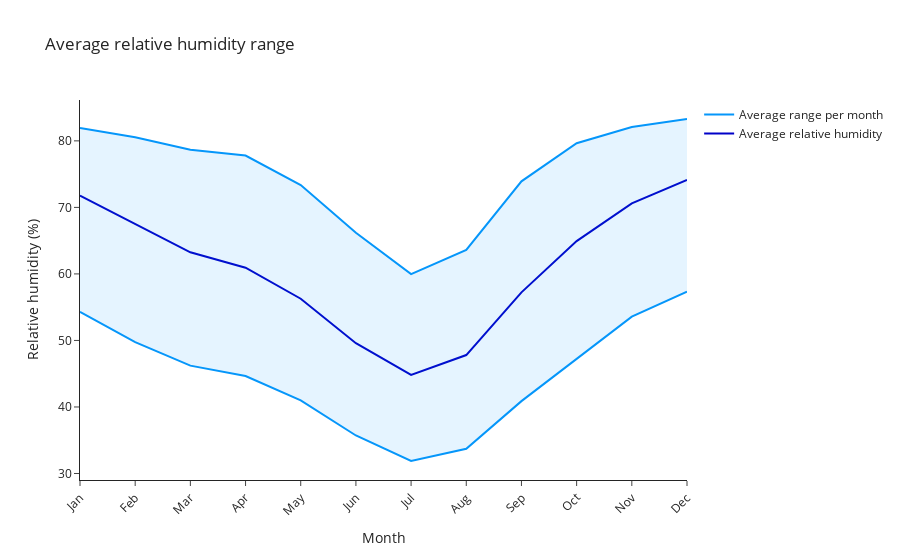

Here is the notebook cell this chart was saved with:
### Markdown cell above
This figure shows the average temperature for each month complemented by the average temperature range per month. Meaning: the top line shows the average maximum temperature of each month Same goes for the bottom line. Keep in mind that this is an average, maximum temperature can be outside of the shown range. 
When the range reaches or below, a blue line highlights the freezing temperature.

### Code cell
# Create a DataFrame from the DataArrays
df = pd.DataFrame({
    'month': avg_rh.month.values,
    'avg_rh': avg_rh.values,
    'max_rh': mean_max_rh.values,
    'min_rh': mean_min_rh.values
})

# Create a line chart for average rel humidity
fig = go.Figure()

fig.add_trace(go.Scatter(x=df['month'], y=df['avg_rh'], 
                         mode='lines', 
                         name='Average relative humidity', 
                         line_color='rgb(0, 0, 200)')
                         )

# Add a line chart for max rel humidity
fig.add_trace(go.Scatter(x=df['month'], y=df['max_rh'], 
                         mode='lines',
                         name='Average range per month', 
                         line_color='rgb(5, 150, 250)')
                         )

# Add a line chart for min rel humidity
fig.add_trace(go.Scatter(x=df['month'], y=df['min_rh'], 
                         mode='lines', 
                         name='Min realtive humidity', 
                         line_color='rgb(5, 150, 250)', 
                         fill='tonexty', 
                         fillcolor = 'rgba(5, 150, 250, 0.1)', 
                         showlegend=False)
                         )


# Set the layout
# fig.update_yaxes(range=[0, max(df['max_rh'].values)])

fig.update_layout(
    title='Average relative humidity range',
    
    yaxis=dict(title='Relative humidity (%)'),
    xaxis=dict(
        title='Month',
        tickmode='array',
        tickvals=df['month'],
        ticktext=['Jan', 'Feb', 'Mar', 'Apr', 'May', 'Jun', 'Jul', 'Aug', 'Sep', 'Oct', 'Nov', 'Dec'],
        tickangle=-45
    ),
    template='simple_white'
)
# Show the figure

fig.update_traces(hovertemplate='%{x}: %{y:.0f} % <extra></extra>')
fig.show()

### Figure 1 — Plotly figure (JSON) as saved in the notebook; plotly's stock layout.template omitted (floating-point values rounded to 4 significant figures)
{"data": [{"hovertemplate": "%{x}: %{y:.0f} % <extra></extra>", "line": {"color": "rgb(0, 0, 200)"}, "mode": "lines", "name": "Average relative humidity", "type": "scatter", "x": [1, 2, 3, 4, 5, 6, 7, 8, 9, 10, 11, 12], "y": [71.77, 67.54, 63.25, 60.93, 56.27, 49.58, 44.83, 47.8, 57.23, 64.94, 70.61, 74.13]}, {"hovertemplate": "%{x}: %{y:.0f} % <extra></extra>", "line": {"color": "rgb(5, 150, 250)"}, "mode": "lines", "name": "Average range per month", "type": "scatter", "x": [1, 2, 3, 4, 5, 6, 7, 8, 9, 10, 11, 12], "y": [81.95, 80.56, 78.65, 77.79, 73.36, 66.19, 59.98, 63.6, 73.91, 79.65, 82.07, 83.29]}, {"fill": "tonexty", "fillcolor": "rgba(5, 150, 250, 0.1)", "hovertemplate": "%{x}: %{y:.0f} % <extra></extra>", "line": {"color": "rgb(5, 150, 250)"}, "mode": "lines", "name": "Min realtive humidity", "showlegend": false, "type": "scatter", "x": [1, 2, 3, 4, 5, 6, 7, 8, 9, 10, 11, 12], "y": [54.3, 49.76, 46.21, 44.65, 40.98, 35.72, 31.88, 33.71, 40.87, 47.28, 53.57, 57.33]}], "layout": {"title": {"text": "Average relative humidity range"}, "xaxis": {"tickangle": -45, "tickmode": "array", "ticktext": ["Jan", "Feb", "Mar", "Apr", "May", "Jun", "Jul", "Aug", "Sep", "Oct", "Nov", "Dec"], "tickvals": [1, 2, 3, 4, 5, 6, 7, 8, 9, 10, 11, 12], "title": {"text": "Month"}}, "yaxis": {"title": {"text": "Relative humidity (%)"}}}}
